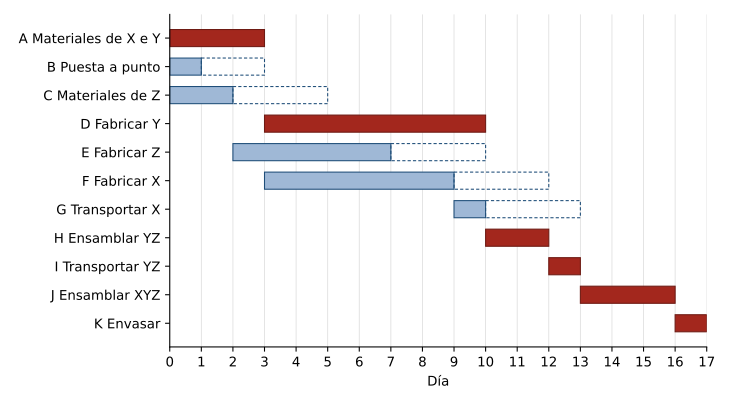

Here is the Python script that generated this plot:
"""Figura del capítulo 10: diagrama de Gantt de Electrona a fechas tempranas, con la holgura total.

Cada barra va del comienzo temprano al fin temprano de la actividad; las críticas van en rojo, como en el portal y, a la
derecha de las demás, un rectángulo de trazos marca su holgura total (hasta el fin tardío). Fechas del
taller del portal con la tabla de Electrona (enunciado ej5 de «Del enunciado a la tabla»), comprobadas
aquí con una pasada hacia delante y otra hacia atrás. Uso, desde figuras/: python3 10-gantt.py → 10-gantt.svg
"""
import matplotlib
matplotlib.use('svg')
import matplotlib.pyplot as plt
from matplotlib.patches import Rectangle

plt.rcParams['svg.fonttype'] = 'none'
plt.rcParams['svg.hashsalt'] = 'pnl-10-gantt'
plt.rcParams['font.family'] = 'sans-serif'

# (actividad, nombre, duración, predecesoras) de Electrona
TABLA = [('A', 'Materiales de X e Y', 3, ''), ('B', 'Puesta a punto', 1, ''), ('C', 'Materiales de Z', 2, ''),
         ('D', 'Fabricar Y', 7, 'AB'), ('E', 'Fabricar Z', 5, 'BC'), ('F', 'Fabricar X', 6, 'AB'),
         ('G', 'Transportar X', 1, 'F'), ('H', 'Ensamblar YZ', 2, 'DE'), ('I', 'Transportar YZ', 1, 'H'),
         ('J', 'Ensamblar XYZ', 3, 'GI'), ('K', 'Envasar', 1, 'J')]
dur = {a: d for a, _, d, _ in TABLA}
pred = {a: list(p) for a, _, _, p in TABLA}
succ = {a: [b for b, _, _, p in TABLA if a in p] for a in dur}
es = {}
for a, _, _, _ in TABLA:
    es[a] = max((es[p] + dur[p] for p in pred[a]), default=0)
T = max(es[a] + dur[a] for a in dur)
lf = {}
for a, _, _, _ in reversed(TABLA):
    lf[a] = min((lf[s] - dur[s] for s in succ[a]), default=T)
tf = {a: lf[a] - es[a] - dur[a] for a in dur}
assert T == 17
assert es == {'A': 0, 'B': 0, 'C': 0, 'D': 3, 'E': 2, 'F': 3, 'G': 9, 'H': 10, 'I': 12, 'J': 13, 'K': 16}
assert tf == {'A': 0, 'B': 2, 'C': 3, 'D': 0, 'E': 3, 'F': 3, 'G': 3, 'H': 0, 'I': 0, 'J': 0, 'K': 0}

CRIT, CRIT_BORDE = '#a3271d', '#6e1a13'     # rojo del portal: camino crítico
NORMAL, NORMAL_BORDE = '#9fb8d6', '#1f4e79'
fig, ax = plt.subplots(figsize=(7.6, 4.2))
for i, (a, nombre, d, _) in enumerate(TABLA):
    critica = tf[a] == 0
    ax.barh(i, d, left=es[a], height=0.6, color=CRIT if critica else NORMAL,
            edgecolor=CRIT_BORDE if critica else NORMAL_BORDE, linewidth=0.8)
    if tf[a]:
        ax.add_patch(Rectangle((es[a] + d, i - 0.3), tf[a], 0.6, fill=False, edgecolor=NORMAL_BORDE,
                               linewidth=0.8, linestyle=(0, (3, 2))))
ax.set_yticks(range(len(TABLA)), [f'{a}  {n}' for a, n, _, _ in TABLA])
ax.invert_yaxis()
ax.set_xlim(0, T)
ax.set_xticks(range(0, T + 1))
ax.set_xlabel('Día')
ax.grid(axis='x', color='#dddddd', linewidth=0.6)
ax.set_axisbelow(True)
for lado in ('top', 'right'):
    ax.spines[lado].set_visible(False)
fig.tight_layout()
fig.savefig('10-gantt.svg', metadata={'Date': None})
print('10-gantt.svg')
